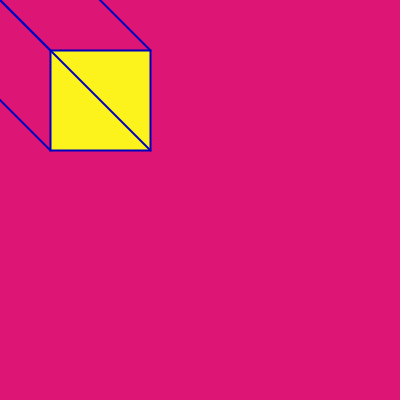
Frame 1 (no input)
Frame 60 (the mouse pressed at the canvas centre just before this capture): identical to frame 1, image omitted
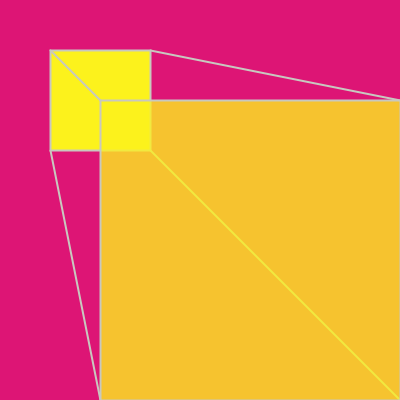
Frame 120 (the mouse held since frame 60 and released just before this capture)

The Processing sketch that drew these frames (run headless with seeded random() and noise(); from frame 60 on, the mouse is pressed at the canvas centre):

// Processing sketch: processing_112398
// ── processing_112398.pde

void setup(){
  size(400,400);
  //background(121,121,117);
}


void draw(){
  background(221,21,117);
  //noStroke();
  fill(252,242,28);
  stroke(mouseX,mouseY,191);
  strokeWeight(2);
  rect(width/8,50,100,100);
  fill(252,242,28,200);
  line(50,50,mouseX-100,mouseY-100);
  line(150,50,mouseX+mouseX,mouseY-100);
  line(50,150,mouseX-100,mouseY+mouseY);
  line(150,150,mouseX+mouseX,mouseY+mouseY);
   rect(mouseX-100,mouseY-100,mouseX+100,mouseY+100);

  println(mouseX+""+mouseY);

}
